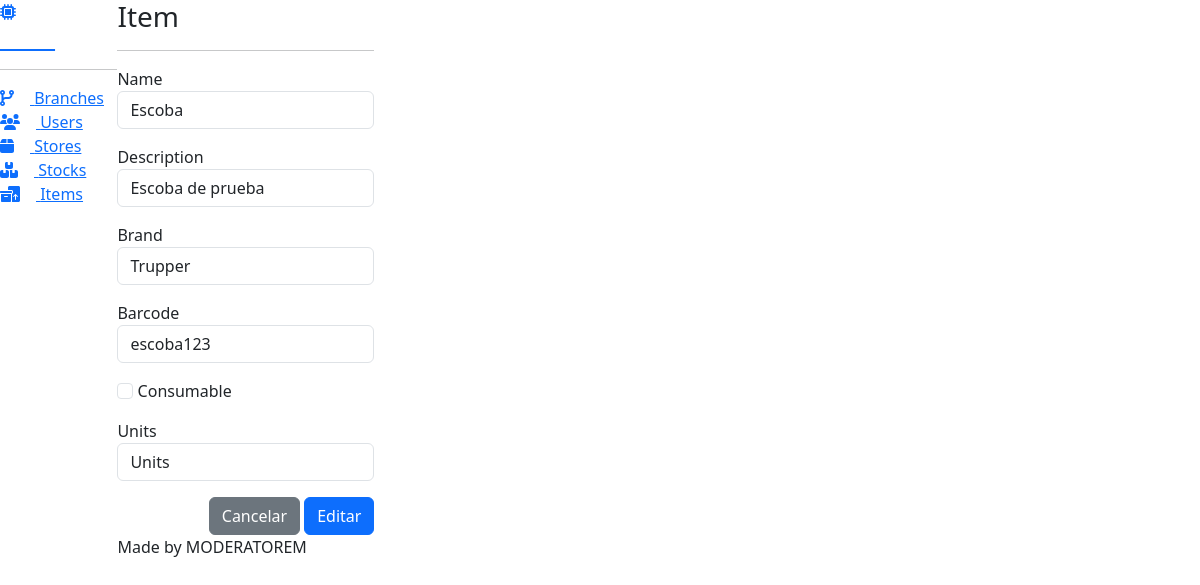
/stores/items/update/1, run on the app's committed database.
### apps/stores/models.py (models this page shows, shortened)
class Item(Base):
    class Units(models.TextChoices):
        UNITS = "units"
        METERS = "meters"
        LITERS = "liters"
    name = models.CharField("Name", max_length=50, blank=False, null=False)
    description = models.CharField(
        "Description", max_length=50, blank=False, null=False
    )
    brand = models.CharField("Brand", max_length=50, blank=False, null=False)
    barcode = models.CharField("Barcode", max_length=50, blank=False, null=False)
    consumable = models.BooleanField("Consumable", default=False)
    units = models.CharField(
        "Units", max_length=20, choices=Units.choices, blank=False, null=False
    )
    class Meta:
        verbose_name = "Item"
        verbose_name_plural = "Items"

### apps/stores/views/item_views.py (the view)
# urls.py: path("update/<int:pk>", item_views.UpdateItem.as_view(), name="update"),
class UpdateItem(generic.UpdateView):
    model = models.Item
    form_class = forms.ItemForm
    template_name = "items/edit.html"
    success_url = reverse_lazy("stores:items:index")

### apps/stores/forms.py
class ItemForm(forms.ModelForm):
    class Meta:
        model = models.Item
        exclude = ["is_active", "created_at", "modified_at", "deleted_at"]
        widgets = {
            "name": forms.TextInput(
                attrs={
                    "class": "form-control mb-3",
                    "placeholder": "Ingrese un nombre",
                }
            ),
            "description": forms.TextInput(
                attrs={
                    "class": "form-control mb-3",
                    "placeholder": "Ingrese un nombre",
                }
            ),
            "brand": forms.TextInput(
                attrs={
                    "class": "form-control mb-3",
                    "placeholder": "Ingrese un nombre",
                }
            ),
            "barcode": forms.TextInput(
                attrs={
                    "class": "form-control mb-3",
                    "placeholder": "Ingrese un nombre",
                }
            ),
            "consumable": forms.CheckboxInput(attrs={"class": "form-check-input mb-3"}),
            "units": forms.Select(attrs={"class": "form-control mb-3"}),
        }

### templates/items/edit.html (shortened to what this page needs)
{% extends 'index.html' %}
{% block body %}
  <form method="POST" action="{% url 'stores:items:update' object.id %}">
    <div class="modal-body">
      <label>{{ form.name.label }}</label>
      {{ form.name }}
      <label>{{ form.description.label }}</label>
      {{ form.description }}
      <label>{{ form.brand.label }}</label>
      {{ form.brand }}
      <label>{{ form.barcode.label }}</label>
      {{ form.barcode }}
      <div>
        {{ form.consumable }}
        <label class="form-check-label mb-3">{{ form.consumable.label }}</label>
      </div>
      <label>{{ form.units.label }}</label>
      {{ form.units }}
    </div>
    <div class="modal-footer">
      <a href="{% url 'stores:items:index' %}" class="btn btn-secondary me-1">Cancelar</a>
      <button type="submit" class="btn btn-primary">Editar</button>
    </div>
  </form>
{% endblock %}

### data on the page
Item: name "Escoba", description "Escoba de prueba", brand "Trupper", barcode "escoba123", units.label "Units", units "Units"
